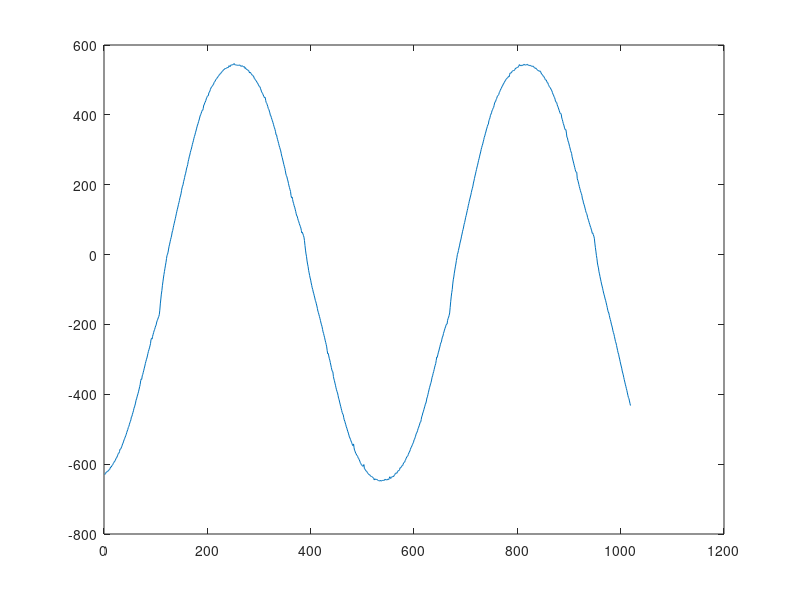
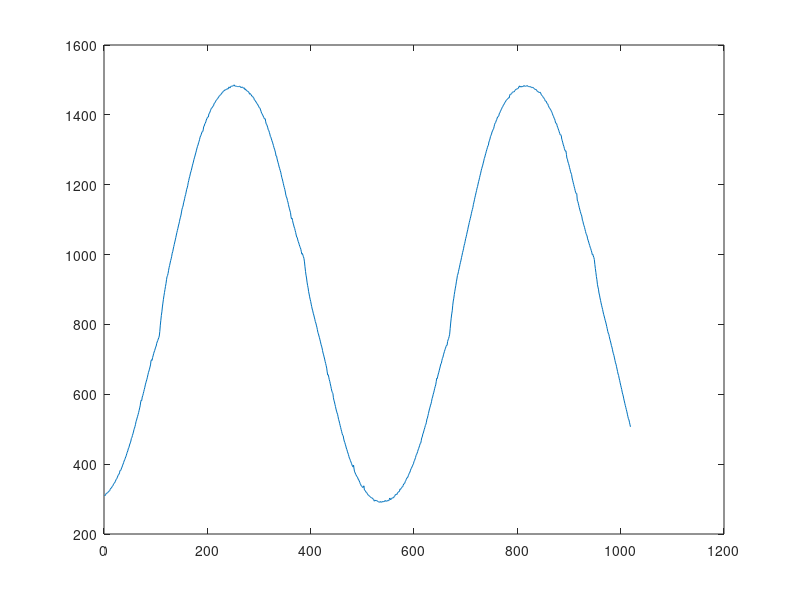

Write MATLAB code to recreate these figures, in order.
% t=0:1/(3*1024):1;
% s = int16(65500*sin(2*pi*100*t))
% plot(t,s)

close all
clc
clear all
 fid = fopen('logger.txt', 'r');
 a1 = fread(fid);
 fclose(fid);
 sz = length(a1);
b = zeros(sz/4,1);
%b=uint16(b);

c = zeros(sz/4,1);
%c=uint16(c)
j = 1;
for i=1:sz-4
    if(a1(i)>57)
        a(i) = a1(i)-55;
    else
        a(i) = a1(i)-48;
    end
end 
for i=1:4:sz-4
    b(j) = (a(i+2)*4096) +(a(i+3)*256) + (a(i)*16) + a(i+1);
    %b(j) = b(j)*256;
    if(b(j)>32768)%8388608)
        c(j) = b(j) - 65536+1;%16777216+1;
    else
        c(j) = b(j);
    end
    j=j+1;
end 
c2 = c-mean(c);
figure
plot(c2(1:end-5))
figure
plot(c(1:end-5))
av=mean(c)
mx=max(c)
mn=min(c)
diff=mx-mn
Amp = 10*diff/(2^16)
%ylim([-32768 32768])